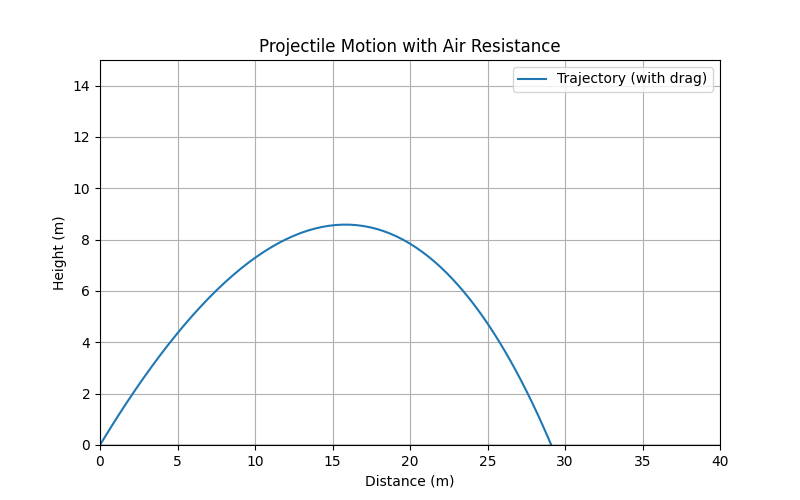

The script that drew this image:
import numpy as np
from scipy.integrate import odeint
import matplotlib.pyplot as plt

def projectile_motion(state, t, m, k, g):
    x, y, vx, vy = state  
    ax = -(k/m) * vx
    ay = -g - (k/m) * vy
    return [vx, vy, ax, ay]

m = 1.0  
k = 0.2   
g = 9.8   

v0 = 20.0  
angle = 45.0 * (np.pi / 180) 

initial_state = [0.0, 0.0, v0 * np.cos(angle), v0 * np.sin(angle)]

t = np.linspace(0, 4, 100) 

sol = odeint(projectile_motion, initial_state, t, args=(m, k, g))
x_data = sol[:, 0]  
y_data = sol[:, 1]  

plt.figure(figsize=(8, 5))
plt.plot(x_data, y_data, label='Trajectory (with drag)')
plt.axhline(0, color='black', linewidth=1) 

plt.title('Projectile Motion with Air Resistance')
plt.xlabel('Distance (m)') 
plt.ylabel('Height (m)')    
plt.xlim(0, 40)             
plt.ylim(0, 15)
plt.grid()
plt.legend()
plt.show()
